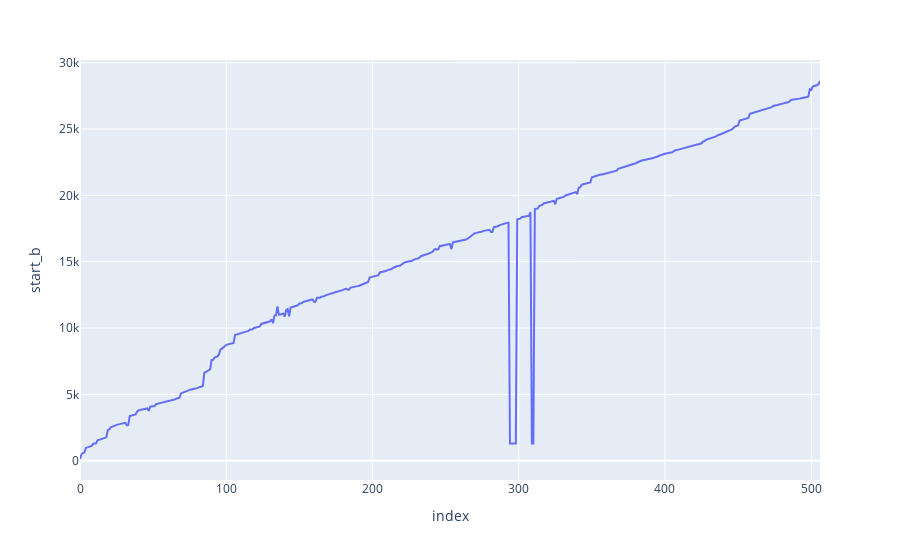

The code cell stored with this chart in its notebook:
### Code cell
fig = px.line(df, y='start_b')
fig

### Figure 1 — Plotly figure (JSON) as saved in the notebook; plotly's stock layout.template omitted (floating-point values rounded to 4 significant figures; data arrays with more than 128 entries replaced by an {"elided": "..."} marker saying what was removed)
{"data": [{"hovertemplate": "index=%{x}<br>start_b=%{y}<extra></extra>", "legendgroup": "", "line": {"color": "#636efa", "dash": "solid"}, "marker": {"symbol": "circle"}, "mode": "lines", "name": "", "orientation": "v", "showlegend": false, "type": "scatter", "x": {"elided": "507 int values"}, "xaxis": "x", "y": {"elided": "507 int values"}, "yaxis": "y"}], "layout": {"legend": {"tracegroupgap": 0}, "margin": {"t": 60}, "xaxis": {"anchor": "y", "domain": [0, 1], "title": {"text": "index"}}, "yaxis": {"anchor": "x", "domain": [0, 1], "title": {"text": "start_b"}}}}
